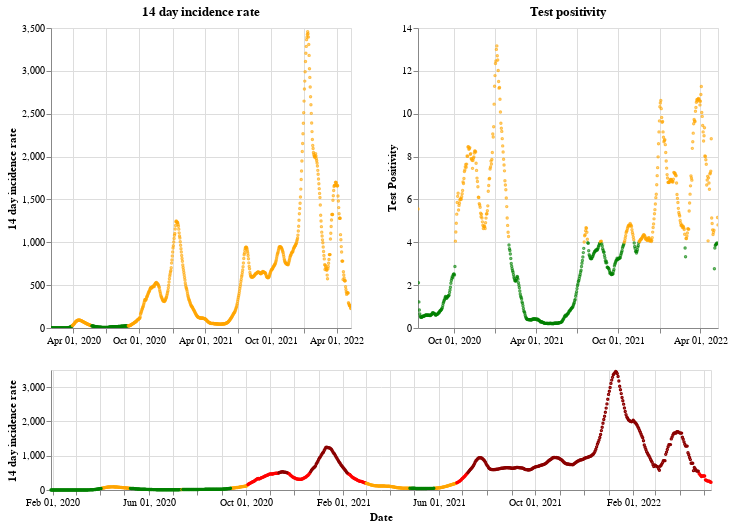

Write notebook code for a chart like this one.
### Markdown cell above
## England

### Code cell
plot_traffic_light('England')

### Figure 1 — Vega-Lite specification as saved in the notebook (floating-point values rounded to 4 significant figures; data arrays with more than 128 entries replaced by an {"elided": "..."} marker saying what was removed)
{"config": {"view": {"continuousWidth": 400, "continuousHeight": 300}}, "vconcat": [{"hconcat": [{"mark": {"type": "point", "size": 2}, "encoding": {"color": {"condition": {"value": "green", "test": "(datum.twoWeeklyCasesRate <= 25)"}, "value": "orange"}, "tooltip": [{"type": "nominal", "field": "areaName"}, {"type": "temporal", "field": "date"}, {"type": "quantitative", "field": "twoWeeklyCasesRate"}, {"type": "quantitative", "field": "testPositivity"}], "x": {"type": "temporal", "axis": {"title": ""}, "field": "date", "scale": {"domain": {"selection": "DateBrush"}}, "timeUnit": "yearmonthdate"}, "y": {"type": "quantitative", "axis": {"title": "14 day incidence rate"}, "field": "twoWeeklyCasesRate"}}, "title": "14 day incidence rate", "width": 300}, {"mark": {"type": "point", "size": 2}, "encoding": {"color": {"condition": {"value": "green", "test": "(datum.testPositivity <= 4)"}, "value": "orange"}, "tooltip": [{"type": "nominal", "field": "areaName"}, {"type": "temporal", "field": "date"}, {"type": "quantitative", "field": "twoWeeklyCasesRate"}, {"type": "quantitative", "field": "testPositivity"}], "x": {"type": "temporal", "axis": {"title": ""}, "field": "date", "scale": {"domain": {"selection": "DateBrush"}}, "timeUnit": "yearmonthdate"}, "y": {"type": "quantitative", "axis": {"title": "Test Positivity"}, "field": "testPositivity"}}, "title": "Test positivity", "width": 300}]}, {"layer": [{"mark": {"type": "point", "size": 2}, "encoding": {"color": {"condition": {"value": "orange", "test": "(((datum.testPositivity < 4) && (datum.twoWeeklyCasesRate >= 50)) && (datum.twoWeeklyCasesRate < 200))"}, "value": "red"}, "opacity": {"condition": {"value": 1, "test": "((datum.twoWeeklyCasesRate >= 50) && (datum.twoWeeklyCasesRate < 500))"}, "value": 0}, "tooltip": [{"type": "nominal", "field": "areaName"}, {"type": "temporal", "field": "date"}, {"type": "quantitative", "field": "twoWeeklyCasesRate"}, {"type": "quantitative", "field": "testPositivity"}], "x": {"type": "temporal", "axis": {"title": "Date"}, "field": "date", "timeUnit": "yearmonthdate"}, "y": {"type": "quantitative", "axis": {"title": "14 day incidence rate"}, "field": "twoWeeklyCasesRate"}}, "selection": {"DateBrush": {"type": "interval", "encodings": ["x"], "fields": ["Time"]}}}, {"mark": {"type": "point", "size": 2}, "encoding": {"color": {"value": "darkred"}, "opacity": {"condition": {"value": 1, "test": "(datum.twoWeeklyCasesRate >= 500)"}, "value": 0}, "tooltip": [{"type": "nominal", "field": "areaName"}, {"type": "temporal", "field": "date"}, {"type": "quantitative", "field": "twoWeeklyCasesRate"}, {"type": "quantitative", "field": "testPositivity"}], "x": {"type": "temporal", "axis": {"title": "Date"}, "field": "date", "timeUnit": "yearmonthdate"}, "y": {"type": "quantitative", "axis": {"title": "14 day incidence rate"}, "field": "twoWeeklyCasesRate"}}}, {"mark": {"type": "point", "size": 2}, "encoding": {"color": {"condition": {"value": "green", "test": "((datum.testPositivity < 4) && (datum.twoWeeklyCasesRate < 50))"}, "value": "orange"}, "opacity": {"condition": {"value": 1, "test": "(datum.twoWeeklyCasesRate < 50)"}, "value": 0}, "tooltip": [{"type": "nominal", "field": "areaName"}, {"type": "temporal", "field": "date"}, {"type": "quantitative", "field": "twoWeeklyCasesRate"}, {"type": "quantitative", "field": "testPositivity"}], "x": {"type": "temporal", "axis": {"title": "Date"}, "field": "date", "timeUnit": "yearmonthdate"}, "y": {"type": "quantitative", "axis": {"title": "14 day incidence rate"}, "field": "twoWeeklyCasesRate"}}}], "height": 120, "width": 660}], "data": {"name": "data-8f681dbcb4cb9eb1348a3a38bc9224e9"}, "$schema": "https://vega.github.io/schema/vega-lite/v4.8.1.json", "datasets": {"data-8f681dbcb4cb9eb1348a3a38bc9224e9": {"elided": "832 records"}}}
